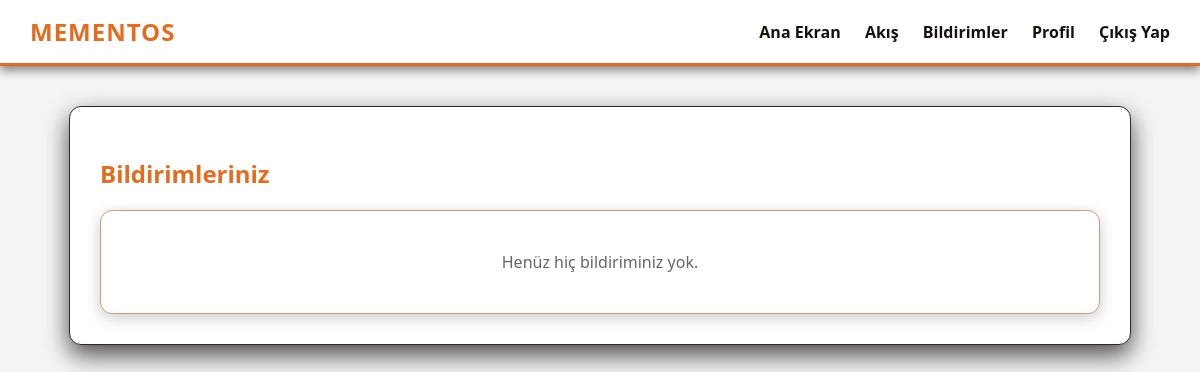
The app's page /notifications (signed in), older data.
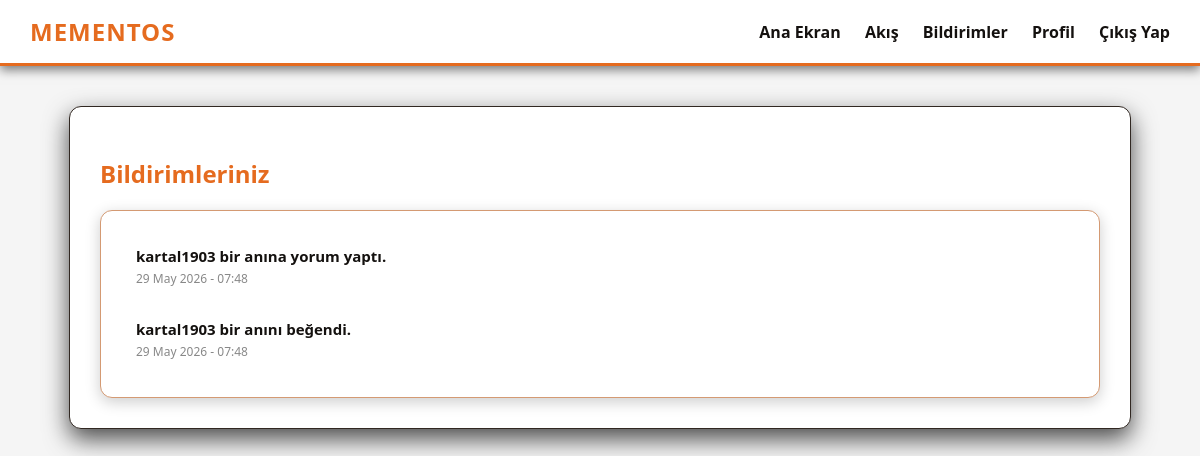
The same page, newer data.
### app/models.py (models this page shows, shortened)
class Notification(db.Model):
    id: so.Mapped[int] = so.mapped_column(primary_key=True)
    user_id: so.Mapped[int] = so.mapped_column(sa.ForeignKey(User.id), index=True)
    message: so.Mapped[str] = so.mapped_column(sa.String(256))
    link: so.Mapped[Optional[str]] = so.mapped_column(sa.String(256))
    timestamp: so.Mapped[datetime] = so.mapped_column(index=True, default=lambda: datetime.now(timezone.utc))
    is_read: so.Mapped[bool] = so.mapped_column(sa.Boolean, default=False)
    user: so.Mapped[User] = so.relationship(back_populates='notifications')

### app/main/routes.py (the view)
@bp.route('/notifications')
@login_required
def notifications():
    query = current_user.notifications.select().order_by(Notification.timestamp.desc())
    page = request.args.get('page', 1, type=int)
    pagination = db.paginate(query, page=page, per_page=20, error_out=False)
    unread = db.session.scalars(current_user.notifications.select().filter_by(is_read=False)).all()
    for notif in unread:
        notif.is_read = True
    if unread:
        db.session.commit()
    return render_template('notifications.html', title='Bildirimler', notifications=pagination.items, pagination=pagination)

### app/main/routes.py (called while the page is built)
@bp.before_request
def before_request():
    if current_user.is_authenticated:
        current_user.last_seen = datetime.now(timezone.utc)
        db.session.commit()

@bp.context_processor
def inject_notifications():
    if current_user.is_authenticated:
        unread_count = db.session.scalar(sa.select(sa.func.count(Notification.id)).where(Notification.user_id == current_user.id, Notification.is_read == False))
        return dict(unread_notifications_count=unread_count or 0)
    return dict(unread_notifications_count=0)

### app/models.py (called while the page is built)
@login.user_loader
def load_user(id):
    return db.session.get(User, int(id))

### app/templates/notifications.html (shortened to what this page needs)
{% extends "base.html" %}
{% block content %}
    <h2 style="color: var(--accent-orange); margin-bottom: 20px;">Bildirimleriniz</h2>
    <div style="background: var(--box-bg); border-radius: 12px; padding: 20px; box-shadow: 0 4px 15px rgba(0,0,0,0.2); border: 1px solid var(--accent-brown);">
        {% for notif in notifications %}
            <div style="padding: 15px; border-bottom: 1px solid rgba(255,255,255,0.1); display: flex; justify-content: space-between; align-items: center; transition: background 0.2s;" onmouseover="this.style.background='rgba(255,255,255,0.05)'" onmouseout="this.style.background='transparent'">
                <div>
                    <p style="margin: 0; color: var(--text-main); font-size: 15px;">
                        {% if notif.link %}
                            <a href="{{ notif.link }}" style="color: var(--text-main); text-decoration: none;">
                                <strong>{{ notif.message }}</strong>
                            </a>
                        {% else %}
                            <strong>{{ notif.message }}</strong>
                        {% endif %}
                    </p>
                    <span style="font-size: 12px; color: #888;">{{ notif.timestamp.strftime('%d %B %Y - %H:%M') }}</span>
                </div>
            </div>
        {% else %}
            <p style="color: #666; text-align: center; margin: 20px 0;">Henüz hiç bildiriminiz yok.</p>
        {% endfor %}
    </div>
{% endblock %}

### app/templates/base.html (shortened to what this page needs)
<!DOCTYPE html>
<html lang="tr">
<head>
    <link rel="stylesheet" href="{{ url_for('static', filename='css/style.css') }}">
</head>
<body>
    <nav class="navbar">
        <a class="navbar-brand" href="{{ url_for('main.index') }}">MementOS</a>
        <div class="navbar-links">
            <a href="{{ url_for('main.index') }}">Ana Ekran</a>
            {% if current_user.is_anonymous %}
                <a href="{{ url_for('auth.login') }}">Giriş Yap</a>
                <a href="{{ url_for('auth.register') }}">Kayıt Ol</a>
            {% else %}
                <a href="{{ url_for('main.feed') }}">Akış</a>
                <a href="{{ url_for('main.notifications') }}" style="position: relative;">
                    Bildirimler
                </a>
                <a href="{{ url_for('main.user', username=current_user.username) }}">Profil</a>
                <a href="{{ url_for('auth.logout') }}">Çıkış Yap</a>
            {% endif %}
        </div>
    </nav>
    <div class="container">
        {% block content %}{% endblock %}
    </div>
</body>
</html>

### app/static/css/style.css (style rules this page uses)
:root { --bg-dark: #F5F5F5; --box-bg: #FFFFFF; --text-main: #14110F; --accent-orange: #E56B1F; --accent-brown: #D49A73; --input-bg: #EEEEEE; --window-header: #E0E0E0; --window-header-text: #333; --masonry-bg: rgba(255, 255, 255, 0.85); --window-bg: rgba(255, 255, 255, 0.85); }
body { background-color: var(--bg-dark); color: var(--text-main); font-family: 'Segoe UI', Tahoma, Geneva, Verdana, sans-serif; margin: 0; padding: 0; }
.navbar { background-color: var(--box-bg); padding: 15px 30px; display: flex; justify-content: space-between; align-items: center; border-bottom: 3px solid var(--accent-orange); box-shadow: 0 4px 10px rgba(0,0,0,0.5); }
.navbar-brand { font-size: 1.5em; font-weight: 900; color: var(--accent-orange); text-decoration: none; letter-spacing: 1px; text-transform: uppercase; }
.navbar-links a { color: var(--text-main); text-decoration: none; margin-left: 20px; font-weight: bold; transition: color 0.3s ease; }
.container { max-width: 1000px; margin: 40px auto; padding: 30px; background-color: var(--box-bg); border-radius: 12px; box-shadow: 0 10px 25px rgba(0,0,0,0.7); border: 1px solid #312822; }
a { color: var(--accent-orange); text-decoration: none; }

Row changes from the older to the newer data that the page shows:
added Notification: message "kartal1903 bir anına yorum yaptı.", timestamp "29 May 2026 - 07:48"
added Notification: message "kartal1903 bir anını beğendi.", timestamp "29 May 2026 - 07:48"
Text that changed along with them:
text no longer shown: "Henüz hiç bildiriminiz yok."
